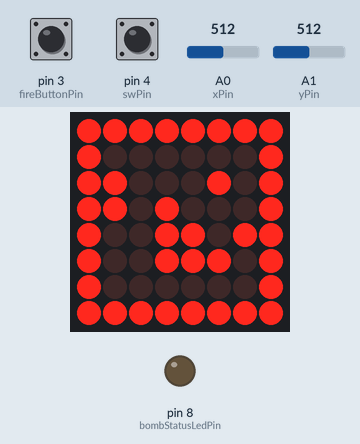
A sketch run on a simulated Arduino Uno, built with avr-gcc and run on an emulated ATmega328P. Parts: 8×8 LED matrix, output pins drawn as LEDs (lit = HIGH). The inputs (shaded band) are chosen by the test bench; at power-on: A0 (xPin) = 512, A1 (yPin) = 512, pin 3 (fireButtonPin) HIGH, pin 4 (swPin) HIGH. Random numbers use the default seed unless the sketch sets one.

Above: at 0.71 s.
1.3 s: A0 (xPin) set to 610
At 1.48 s:
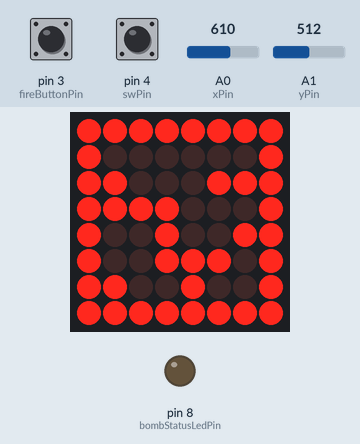
2.9 s: A1 (yPin) set to 190
At 3.12 s:
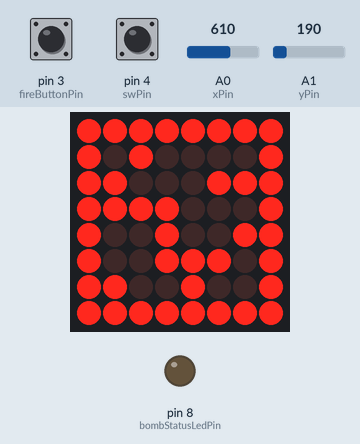
4.7 s: A1 (yPin) set to 590
6.2 s: A1 (yPin) set to 618
At 6.35 s:
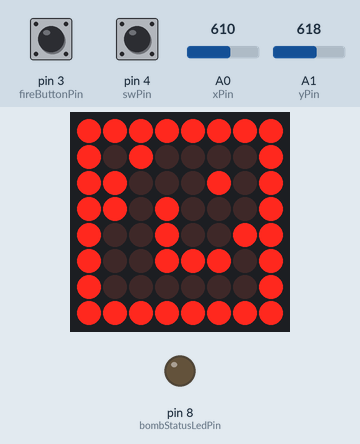
8.2 s: A0 (xPin) set to 214
9.7 s: A0 (xPin) set to 187
At 12.75 s:
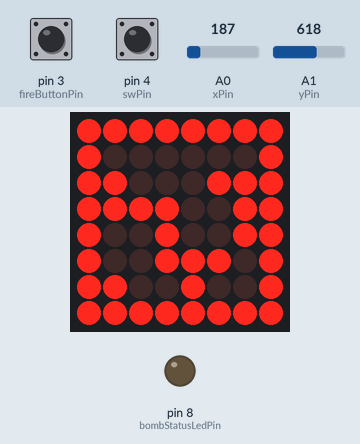

The sketch:

hw7_matrixGame.ino
```cpp
#include "LedControl.h" // Include the LedControl library for controlling LED matrices
// Pin definitions for the LED matrix
const int dinPin = 12;
const int clockPin = 11;
const int loadPin = 10;
// Pin definitions for the joystick
const int xPin = A0;
const int yPin = A1;
const int swPin = 4;
// Create an LedControl object to interface with the LED matrix
LedControl lc = LedControl(dinPin, clockPin, loadPin, 1); // DIN, CLK, LOAD, number of devices
// Variables to control LED matrix brightness and position
byte matrixBrightness = 2;
byte xPos = 4;
byte yPos = 4;
byte xLastPos = 0;
byte yLastPos = 0;
// Thresholds for joystick movement detection
const int minThreshold = 200;
const int maxThreshold = 600;
// Timing variables for movement updates
const byte moveInterval = 100;
unsigned long lastMoved = 0;
// Size of the LED matrix (8x8)
const byte matrixSize = 8;
bool matrixChanged = true;
// 2D array representing the state (on/off) of each LED in the matrix
byte matrix[matrixSize][matrixSize] = { /* Initial state with all LEDs off */ };
byte walls[matrixSize][matrixSize] = { /* Initial state with all walls off */ };
byte bombs[matrixSize][matrixSize] = { /* Initial state with all bombs off */ };
// Player blink differently, interval of 500ms
byte playerBlinkStatus = 1;
unsigned long lastPlayerBlinkingTime = 0;
int playerBlinkingInterval = 750;
// Bomb blink differently, interval of 100ms
byte bombBlinkStatus = 1;
unsigned long lastBombBlinkingTime = 0;
int bombBlinkingInterval = 50;
// Bomb LED pin and button
const int bombStatusLedPin = 8;
const int fireButtonPin = 3;
byte lastSwButtonState = HIGH, swButtonState = HIGH;
unsigned long lastSwDebounceTime = 0;
byte lastButtonState = HIGH, buttonState = HIGH;
unsigned long lastDebounceTime = 0;
unsigned long debounceDelay = 50;
byte hasBombOnPlayer = 0;
void setup() {
  Serial.begin(9600); // Start serial communication for debugging
  // Initialize the LED matrix
  lc.shutdown(0, false); // Disable power saving, turn on the display
  lc.setIntensity(0, matrixBrightness); // Set the brightness level
  lc.clearDisplay(0); // Clear the display initially
  matrix[xPos][yPos] = 1; // Turn on the initial LED position

  // Set pin mode to bomb status and others
  pinMode(bombStatusLedPin, OUTPUT);
  pinMode(swPin, INPUT_PULLUP);
  pinMode(fireButtonPin, INPUT_PULLUP);

  // Draw bounding walls on the map
  for (int i = 0; i < matrixSize; i++) {
    matrix[0][i] = matrix[i][0] = matrix[matrixSize - 1][i] = matrix[i][matrixSize - 1] = 1;
    walls[0][i] = walls[i][0] = walls[matrixSize - 1][i] = walls[i][matrixSize - 1] = 1;
  }

  // Generate random walls on the map
  for (int i = 1; i < matrixSize - 1; i++) {
    for (int j = 1; j < matrixSize - 1; j++) {
      if (i == xPos && j == yPos) {
        continue;
      }

      walls[i][j] = random(3) == 0;
      matrix[i][j] = walls[i][j];
    }
  }

  // Generate bombs on the map
  for (int i = 0; i < matrixSize; i++) {
    for (int j = 0; j < matrixSize; j++) {
      bombs[i][j] = walls[i][j] || (i == xPos && j == yPos) ? 0 : (random(5) == 0);
    }
  }
}
// Main loop, runs continuously
void loop() {
  // Debounce joystick switch button
  debounceSwitchButton();

  // Debounce fire button
  debounceButton();

  // Blinking player mechanism
  if (millis() - lastPlayerBlinkingTime > playerBlinkingInterval) {
    playerBlinkStatus = !playerBlinkStatus;
    lastPlayerBlinkingTime = millis();
  }
  matrix[xPos][yPos] = playerBlinkStatus;
  lc.setLed(0, xPos, yPos, matrix[xPos][yPos]);

  // Blinking bomb mechanism
  if (millis() - lastBombBlinkingTime > bombBlinkingInterval) {
    bombBlinkStatus = !bombBlinkStatus;
    lastBombBlinkingTime = millis();
  }
  for (int i = 0; i < matrixSize; i++) {
    for (int j = 0; j < matrixSize; j++) {
      if (bombs[i][j] && !(xPos == i && yPos == j)) {
        matrix[i][j] = bombBlinkStatus;
        lc.setLed(0, i, j, matrix[i][j]);
      }
    }
  }

  // Check if it's time to move the LED
  if (millis() - lastMoved > moveInterval) {
    updatePositions(); // Update the LED position based on joystick input
    lastMoved = millis(); // Reset the movement timer
  }
  // Update the LED matrix display if there's been a change
  if (matrixChanged) {
    updateMatrix();
    matrixChanged = false;
  }
}
// Function to update the LED matrix display
void updateMatrix() {
  for (int row = 0; row < matrixSize; row++) {
    for (int col = 0; col < matrixSize; col++) {
      lc.setLed(0, row, col, matrix[row][col]); // Update each LED state
    }
  }
}
// Function to read joystick input and update LED positions accordingly
void updatePositions() {
  int xValue = analogRead(xPin); // Read the X-axis value
  int yValue = analogRead(yPin); // Read the Y-axis value
  // Store the last positions
  xLastPos = xPos;
  yLastPos = yPos;
  // Update xPos based on joystick movement
  if (xValue < minThreshold) {
    xPos = (xPos + 1) % matrixSize;

    if (walls[xPos][yPos]) {
      xPos = xLastPos;
    }
  } else if (xValue > maxThreshold) {
    xPos = (xPos > 0) ? xPos - 1 : matrixSize - 1;

    if (walls[xPos][yPos]) {
      xPos = xLastPos;
    }
  }
  // Update yPos based on joystick movement
  if (yValue < minThreshold) {
    yPos = (yPos > 0) ? yPos - 1 : matrixSize - 1;

    if (walls[xPos][yPos]) {
      yPos = yLastPos;
    }
  } else if (yValue > maxThreshold) {
    yPos = (yPos + 1) % matrixSize;

    if (walls[xPos][yPos]) {
      yPos = yLastPos;
    }
  }
  // Check if the position has changed and update the matrix accordingly
  if (xPos != xLastPos || yPos != yLastPos) {
    matrixChanged = true;
    matrix[xLastPos][yLastPos] = 0; // Turn off the LED at the last position
    matrix[xPos][yPos] = playerBlinkStatus; // Turn on the LED at the new position
  }
}

void debounceSwitchButton() {
  int reading = digitalRead(swPin);

  if (reading != lastSwButtonState) {
    lastSwDebounceTime = millis();
  }

  if ((millis() - lastSwDebounceTime) > debounceDelay) {
    if (reading != swButtonState) {
      swButtonState = reading;
      if (swButtonState == LOW && !hasBombOnPlayer) {
        hasBombOnPlayer = bombs[xPos][yPos];
        bombs[xPos][yPos] = 0;
      } else if (swButtonState == LOW && hasBombOnPlayer && !bombs[xPos][yPos]) {
        hasBombOnPlayer = 0;
        bombs[xPos][yPos] = 1;
      }

      digitalWrite(bombStatusLedPin, hasBombOnPlayer);
    }
  }
  lastSwButtonState = reading;
}

void debounceButton() {
  int reading = digitalRead(fireButtonPin);

  if (reading != lastButtonState) {
    lastDebounceTime = millis();
  }

  if ((millis() - lastDebounceTime) > debounceDelay) {
    if (reading != buttonState) {
      swButtonState = reading;
      if (swButtonState == LOW && hasBombOnPlayer) {
        hasBombOnPlayer = 0;

        for (int i = 0; i < matrixSize; i++) {
          walls[xPos][i] = walls[i][yPos] = 0;
          matrix[xPos][i] = matrix[i][yPos] = 0;
        }
        matrixChanged = true;
      }

      digitalWrite(bombStatusLedPin, hasBombOnPlayer);
    }
  }
  lastButtonState = reading;
}
```

Measured:
- the behaviour switches between 600 and 601 on A1 (yPin) (found by bisection; images 2 and 3)
- the behaviour switches between 200 and 199 on A0 (xPin) (found by bisection; images 3 and 4)
